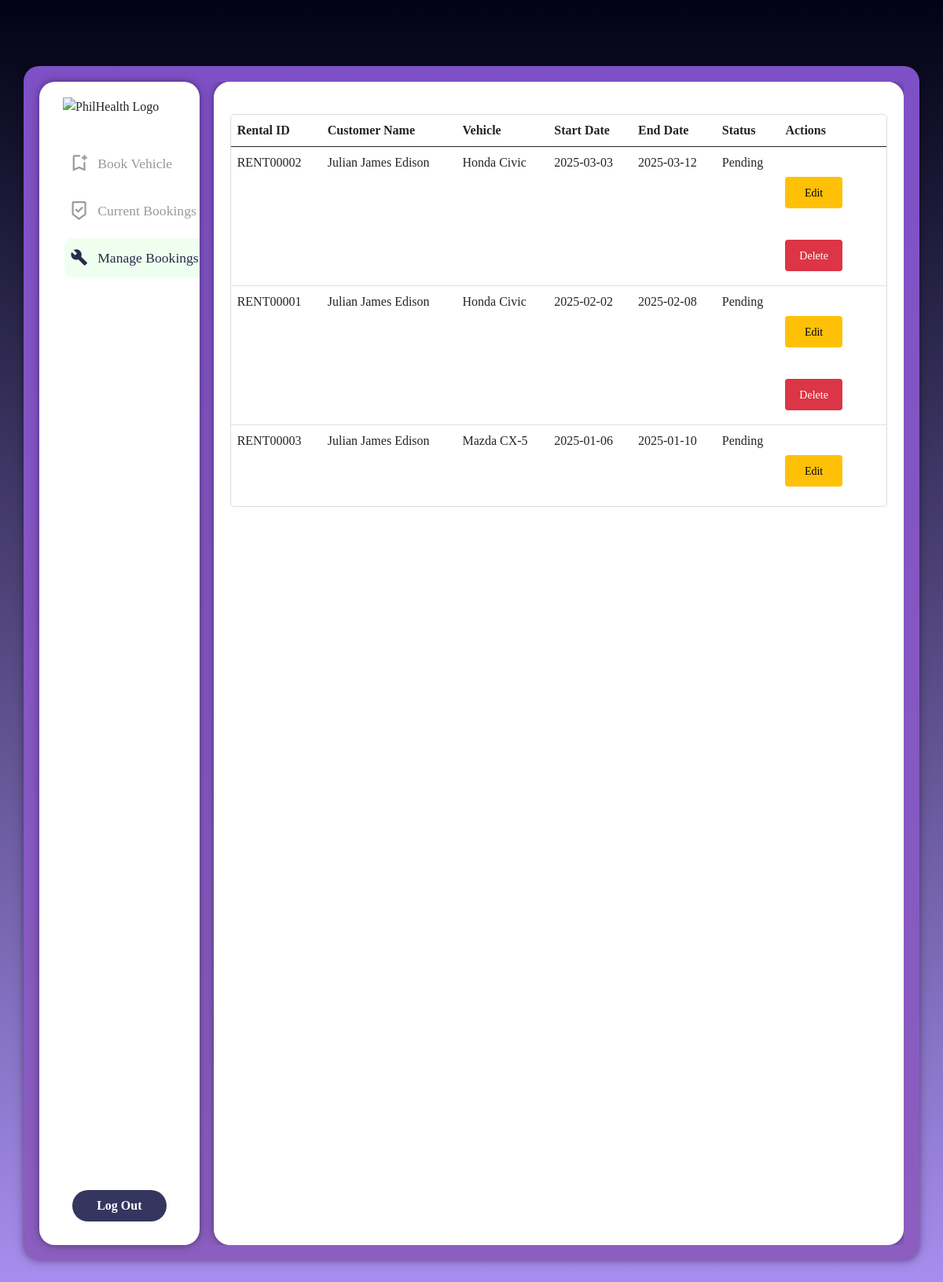
Screenshot of /manage (signed in) with the database file from the repository.
### tables this page shows
CREATE TABLE rental (
    Rental_ID VARCHAR(15) PRIMARY KEY,
    Customer_ID VARCHAR(10) NOT NULL,
    Vehicle_ID INT NOT NULL,
    Rental_StartDate DATE NOT NULL,
    Rental_EndDate DATE NOT NULL,
    Total_Price DECIMAL(10, 2) NOT NULL,
    Rental_Status VARCHAR(15) NOT NULL,
    Payment_Status VARCHAR(15) NOT NULL,
    Pickup_Location VARCHAR(100),
    Return_Location VARCHAR(100),
    FOREIGN KEY (Customer_ID) REFERENCES customer(Customer_ID),
    FOREIGN KEY (Vehicle_ID) REFERENCES vehicle(Vehicle_ID)
);

CREATE TABLE customer (
    Customer_ID VARCHAR(100) PRIMARY KEY,
    Full_Name VARCHAR(100),
    Email VARCHAR(100) UNIQUE,
    Phone_Number VARCHAR(15),
    Address TEXT,
    Password VARCHAR(255)
);

CREATE TABLE vehicle (
    Vehicle_ID VARCHAR(10) PRIMARY KEY,
    Vehicle_Name VARCHAR(50) NOT NULL,
    Vehicle_Type VARCHAR(20) NOT NULL,
    Vehicle_Price DECIMAL(10, 2) NOT NULL,
    Seats INT NOT NULL,
    Color VARCHAR(20) NOT NULL,
    Fuel_Type VARCHAR(20) NOT NULL,
    Transmission VARCHAR(20) NOT NULL,
    Vehicle_Status VARCHAR(15) NOT NULL
);

### app.py (the view)
@app.route("/manage")
@login_required
def manage_bookings():
    conn = get_db_connection()
    cursor = conn.cursor()
    cursor.execute("""
        SELECT
            r.Rental_ID AS "Rental ID",
            c.Full_Name AS "Customer Name",
            v.Vehicle_Name AS "Vehicle",
            r.Rental_StartDate AS "Start Date",
            r.Rental_EndDate AS "End Date",
            r.Rental_Status AS "Status"
        FROM rental r
        JOIN customer c ON r.Customer_ID = c.Customer_ID
        JOIN vehicle v ON r.Vehicle_ID = v.Vehicle_ID
        ORDER BY r.Rental_StartDate DESC
    """)
    bookings_data = cursor.fetchall()
    conn.close()
    return render_template("manage.html", bookings=bookings_data)

### app.py (called while the page is built)
def get_db_connection():
    conn = sqlite3.connect('kollinkars.db')
    conn.row_factory = sqlite3.Row
    return conn

### helpers.py (called while the page is built)
def login_required(f):
    @wraps(f)
    def decorated_function(*args, **kwargs):
        if session.get("user_id") is None:
            return redirect("/login")
        return f(*args, **kwargs)
    return decorated_function

### templates/manage.html (shortened to what this page needs)
{% extends "index.html" %}
{% block content %}
    <div class="logo">
        <img src="/static/image/logov2.png" alt="PhilHealth Logo" width="80%">
    </div>
    <nav>
        <ul>
            <li>
                <a href="/client" id="dashboard-link" style="padding-left: 5px";>
                    <span class="material-symbols-outlined">
                    </span>
                    <span class="title">
                        Book Vehicle
                    </span>
                </a>
            </li>
            <li>
                <a href="/book" id="sql-link" style="padding-left: 5px";>
                    <span class="material-symbols-outlined">
                    </span>
                    <span class="title">
                        Current Bookings
                    </span>
                </a>
            </li>
            <li>
                <a href="/manage" id="edit-link" class="fill" style="padding-left: 5px";>
                    <span class="material-symbols-outlined full">
                    </span>
                    <span class="title-full">
                        Manage Bookings
                    </span>
                </a>
            </li>
        </ul>
    </nav>
{% endblock %}
{% block additional_content %}
<div class="container right" style="background: rgba(255, 255, 255, 1); margin-right: 0px; width: 98%;">
    {% if not bookings %}
    <p style="text-align: center; font-weight: bold;">No bookings available to manage.</p>
    {% else %}
    <div style="max-height: 500px; overflow-y: auto; margin-top: 20px; border: 1px solid #ddd; border-radius: 5px;">
        <table class="table table-hover">
            <thead>
                <tr>
                    <th>Rental ID</th>
                    <th>Customer Name</th>
                    <th>Vehicle</th>
                    <th>Start Date</th>
                    <th>End Date</th>
                    <th>Status</th>
                    <th>Actions</th>
                </tr>
            </thead>
            <tbody>
                {% for booking in bookings %}
                <tr>
                    <td>{{ booking["Rental ID"] }}</td>
                    <td>{{ booking["Customer Name"] }}</td>
                    <td>{{ booking["Vehicle"] }}</td>
                    <td>{{ booking["Start Date"] }}</td>
                    <td>{{ booking["End Date"] }}</td>
                    <td>{{ booking["Status"] }}</td>
                    <td>
                        <button onclick="editBooking('{{ booking['Rental ID'] }}')" class="btn btn-warning btn-sm">Edit</button>
                        <button onclick="deleteBooking('{{ booking['Rental ID'] }}')" class="btn btn-danger btn-sm">Delete</button>
                    </td>
                </tr>
                {% endfor %}
            </tbody>
        </table>
    </div>
    {% endif %}
</div>
{% endblock %}

### templates/index.html (shortened to what this page needs)
<!DOCTYPE html>
<html lang="en">
<head>
    <link href="https://cdn.jsdelivr.net/npm/bootstrap@5.0.2/dist/css/bootstrap.min.css" rel="stylesheet">
    <link href="/static/style.css" rel="stylesheet">
    <link rel="stylesheet" href="https://maxcdn.bootstrapcdn.com/font-awesome/4.4.0/css/font-awesome.min.css">
    <link rel="stylesheet" href="https://cdnjs.cloudflare.com/ajax/libs/font-awesome/6.0.0-beta3/css/all.min.css">
</head>
<body>
    {% if session.get("user_id") %}
        <div class="container" style="border: 0px;">
            <div class="left"  style="box-shadow: 0 0 5px rgba(0, 0, 0, .1), 0 0 10px rgba(0, 0, 0, .2), 0 0 15px rgba(0, 0, 0, .2);">
                <header>
                    {% block content %}{% endblock %}
                </header>
                <div class="about">
                    <form action="/logout" method="post">
                        <button type="submit" style="width:120px; color:white; border-radius:30px;">
                            Log Out
                        </button>
                    </form>
                </div>
            </div>
            <div class="right">
                {% block additional_content %}{% endblock %}
            </div>
        </div>
    {% endif %}
</body>
</html>

### static/style.css (style rules this page uses)
* { margin: 0; padding: 0; box-sizing: border-box; font-family: Verdana; }
body { display: flex; justify-content: center; align-items: center; min-height: 100vh; background: linear-gradient(#010314, #ad92f6); }
.full { font-variation-settings: 'FILL'1, 'wght'400, 'GRAD'0, 'opsz'48 }
.container { position: relative; width: 95%; height: 90vh; background: linear-gradient(#7e50c6, #8b5ebf); border-radius: 20px; backdrop-filter: blur(10px); border: 1px solid #fff; box-shadow: 0 0 5px rgba(0, 0, 0, .1), 0 0 10px rgba(0, 0, 0, .2), 0 0 15px rgba(0, 0, 0, .2); padding: 20px; display: flex; overflow: hidden; }
button { width: 60%; height: 40px; margin: 10px auto; justify-content: center; display: block; color: #fff; background: #343660; font-size: 1em; font-weight: bold; margin-top: 30px; outline: none; border: none; border-radius: 5px; transition: .2s ease-in; cursor: pointer; }
.container .left { position: relative; width: 250px; height: 100%; background-color: rgba(255, 255, 255, 1); backdrop-filter: blur(5px); border-radius: 20px; box-shadow: rgba(255, 255, 255, 0.5) 35px 35px 68px 0px, inset rgba(255, 255, 255, 0.6) -8px -8px 16px 0px, inset rgb(255, 255, 255) 0px 11px 28px 0px; display: flex; justify-content: space-between; align-items: center; flex-direction: column; padding: 20px 0; }
.container .left header { position: relative; width: 100%; }
.container .left header .logo { position: relative; margin-bottom: 15px; padding-left: 30px; display: flex; justify-content: space-between; align-items: center; }
.container .left header nav { position: relative; padding-top: 20px; padding-bottom: 20px; }
.container .left header nav ul { position: relative; display: flex; justify-content: center; align-items: flex-start; flex-direction: column; gap: 10px; }
.container .left header nav ul li { position: relative; width: 100%; height: 50px; list-style: none; display: flex; justify-content: center; align-items: center; }
.container .left header nav ul li a { position: relative; width: 100%; height: 100%; display: flex; justify-content: flex-start; align-items: center; text-decoration: none; padding-left: 20px; border-top-left-radius: 10px; border-bottom-left-radius: 10px; transition: .3s ease; }
.container .left header nav ul li .fill, .container .left header nav ul li a:hover { transition: 0s; background: #eeffef; color: #61C160; }
.container .left header nav ul li a::before { content: ''; position: absolute; right: 0; width: 0; height: 100%; background: #6577ff; transition: .3s ease; }
.container .left header nav ul li a .material-symbols-outlined { color: #999; font-size: 1.7em; margin-right: 10px; }
.container .left header nav ul li a .title-full, .container .left header nav ul li a .title { color: #999; font-size: 1.1em; }
.container .left header nav ul li a .full, .container .left header nav ul li a .title-full, .container .left header nav ul li a:hover .material-symbols-outlined, .container .left header nav ul li a:hover .title { color: #292b49; }
.container .right { position: relative; width: 100%; height: 100%; display: flex; flex-direction: column; gap: 20px; overflow: hidden; }
.material-symbols-outlined { cursor: pointer; }

### rows the page displays
rental: Rental_ID "RENT00002", Full_Name "Julian James Edison", Vehicle "Honda Civic", Rental_StartDate "2025-03-03", Rental_EndDate "2025-03-12", Status "Pending"
rental: Rental_ID "RENT00001", Full_Name "Julian James Edison", Vehicle "Honda Civic", Rental_StartDate "2025-02-02", Rental_EndDate "2025-02-08", Status "Pending"
rental: Rental_ID "RENT00003", Full_Name "Julian James Edison", Vehicle "Mazda CX-5", Rental_StartDate "2025-01-06", Rental_EndDate "2025-01-10", Status "Pending"
